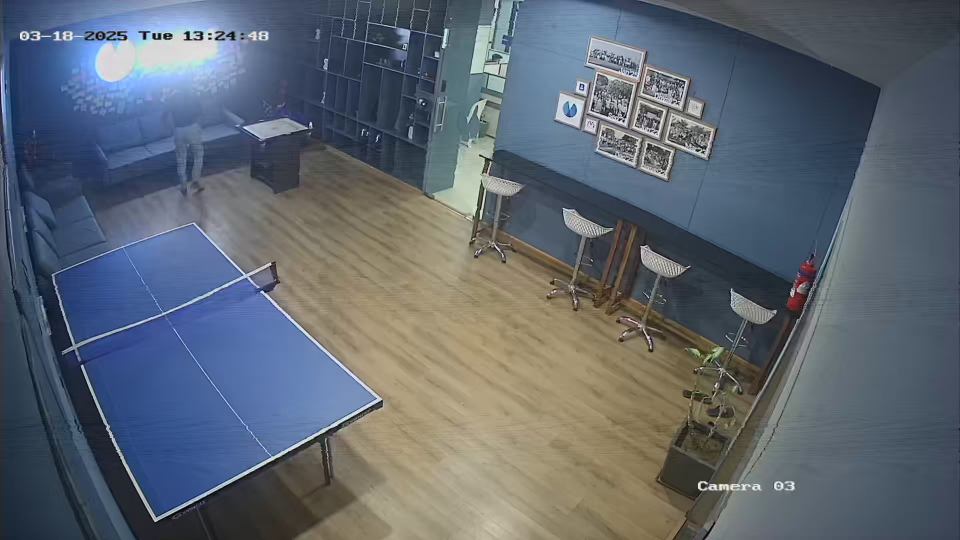
#> input picture Video/test_videos/frame0.jpg, 1920 x 1080 px, found by its file name (shown at 1/2 size)
$ python mask_extractor.py
#> lines starting #> are read from the running program, lines starting #| are printed output that depends on the picture; after the words box and inside, x2 and y2 are one past the last pixel; in counts of white or black regions, pixels touching at a corner belong together
#> (reads Scripts/config.json from the repository)
import cv2
import numpy as np
import os
import json
# [35 lines of commented-out code are left out]

def generate_dynamic_mask(image_path, output_mask_path):
    image = cv2.imread(image_path)
#> image is the input picture: shape (1080, 1920, 3); mean B, G, R 112.5, 102.6, 94.4
    if image is None:
        print("Error: Unable to load image.")
        return

    # Convert image to grayscale
    gray = cv2.cvtColor(image, cv2.COLOR_BGR2GRAY)
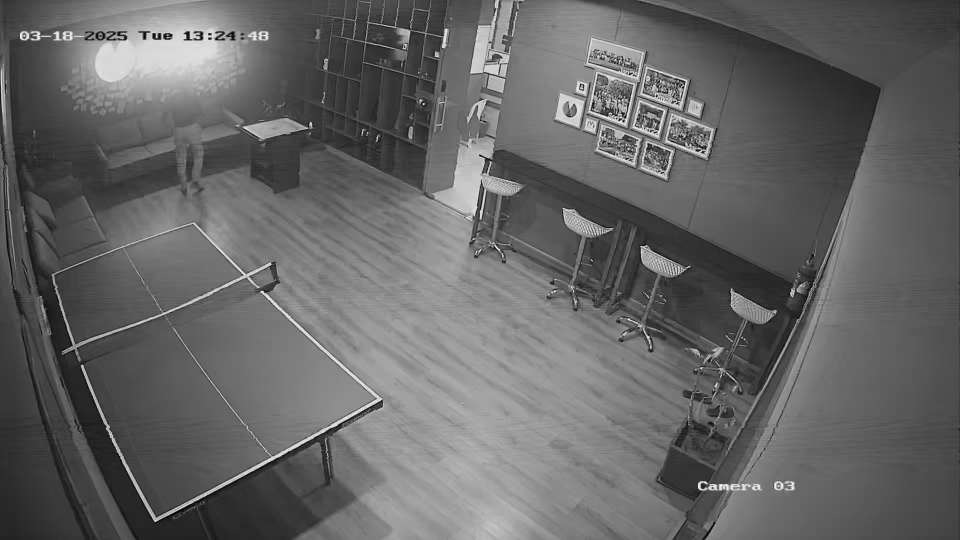
#> gray: shape (1080, 1920) (shown at 1/2 size); min 0, max 255, mean 101.2

    # Apply GaussianBlur to smooth the image
    blurred = cv2.GaussianBlur(gray, (5, 5), 0)

    # Use Adaptive Thresholding to create a binary mask
    mask = cv2.adaptiveThreshold(
        blurred, 255, cv2.ADAPTIVE_THRESH_GAUSSIAN_C, cv2.THRESH_BINARY, 11, 2
    )
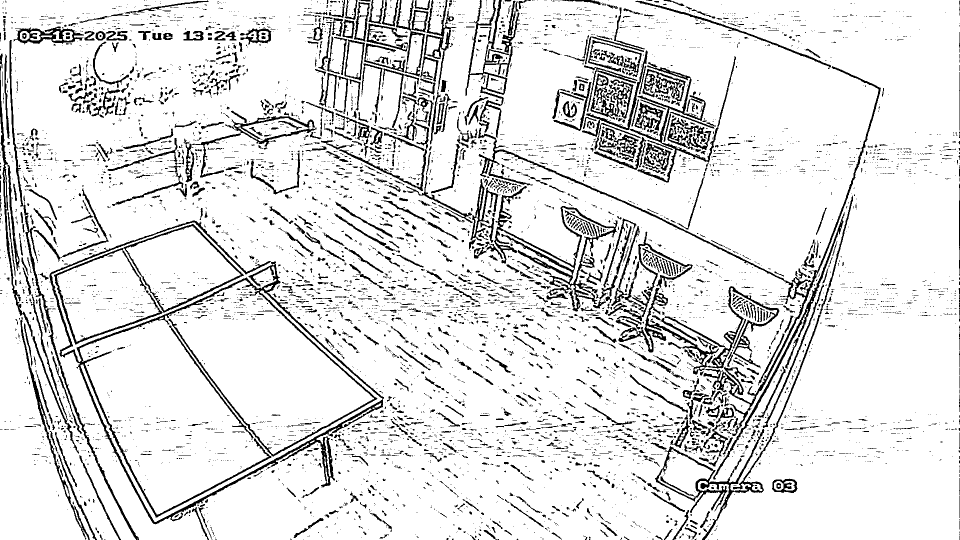
#> mask: shape (1080, 1920) (shown at 1/2 size); 88.3% white; 6964 black regions (5661 under 20 px), largest, box (x1, y1, x2, y2) and area: (99, 441, 768, 1049) 19302, (956, 132, 1762, 872) 16922, (988, 372, 1235, 623) 7548

    # Save the mask
    cv2.imwrite(output_mask_path, mask)
    print(f"Dynamic mask saved to {output_mask_path}")

# Example Usage
if __name__ == "__main__":
    with open("config.json", "r") as f:
        config = json.load(f)
        mask_path = config["mask_path"]
        model_path = config["model_path"]
        video_path = config["video_path"]
        image_path = config["image_path"]
    output_folder = "C:/tracking/footfall_counter/processed_results"
    os.makedirs(output_folder, exist_ok=True)

    generate_dynamic_mask(image_path, mask_path)


# [6 lines of commented-out code are left out]
